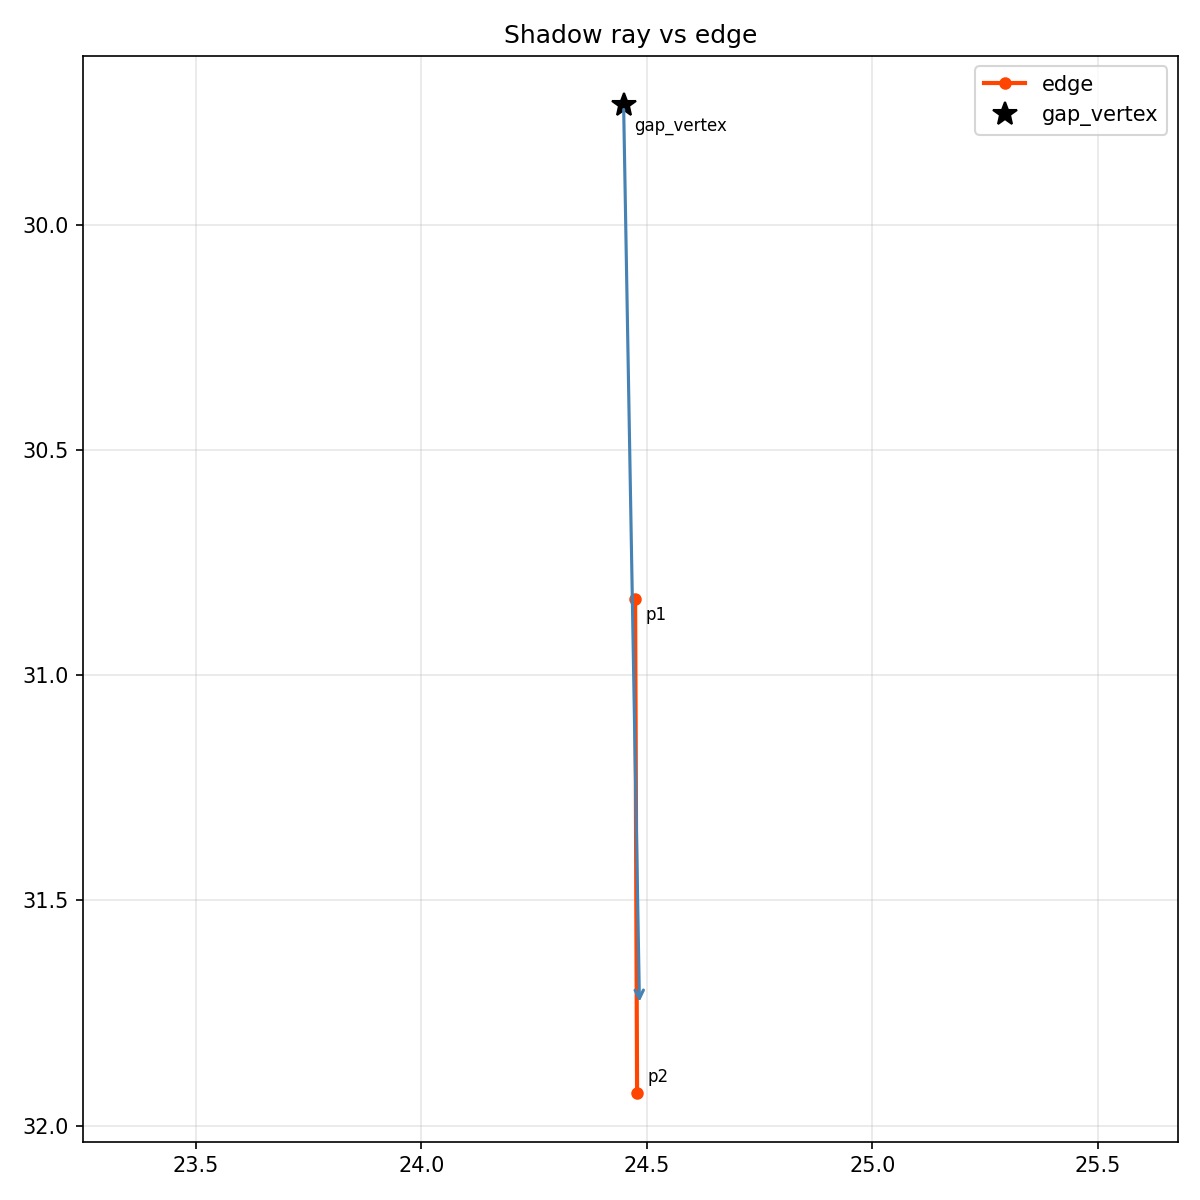

Python code for this plot:
import matplotlib.pyplot as plt
import numpy as np

gap_vertex = (24.4482, 29.7349)
dx, dy = 0.3209899268131231, 18.213498595762836
edge_p1 = (24.473650000000013, 30.830739999999984)
edge_p2 = (24.478050000000014, 31.926439999999985)

length = np.hypot(dx, dy)
ndx, ndy = dx / length, dy / length

ray_length = 2.0
ray_end = (gap_vertex[0] + ndx * ray_length, gap_vertex[1] + ndy * ray_length)

fig, ax = plt.subplots(figsize=(8, 8))

# Forward ray
ax.annotate('', xy=ray_end, xytext=gap_vertex,
            arrowprops=dict(arrowstyle='->', color='steelblue', lw=1.5))

# Edge
ax.plot([edge_p1[0], edge_p2[0]], [edge_p1[1], edge_p2[1]],
        color='orangered', lw=2, marker='o', markersize=5, label='edge')
ax.annotate('p1', edge_p1, textcoords='offset points', xytext=(5, -10), fontsize=8)
ax.annotate('p2', edge_p2, textcoords='offset points', xytext=(5, 5),  fontsize=8)

# Gap vertex
ax.plot(*gap_vertex, 'k*', markersize=12, label='gap_vertex')
ax.annotate('gap_vertex', gap_vertex, textcoords='offset points', xytext=(5, -12), fontsize=8)

ax.invert_yaxis()
plt.axis('equal')
ax.legend()
ax.grid(True, alpha=0.3)
ax.set_title('Shadow ray vs edge')
plt.tight_layout()
plt.savefig('debug_shadow.png', dpi=150)
print('Saved debug_shadow.png')
plt.show()
